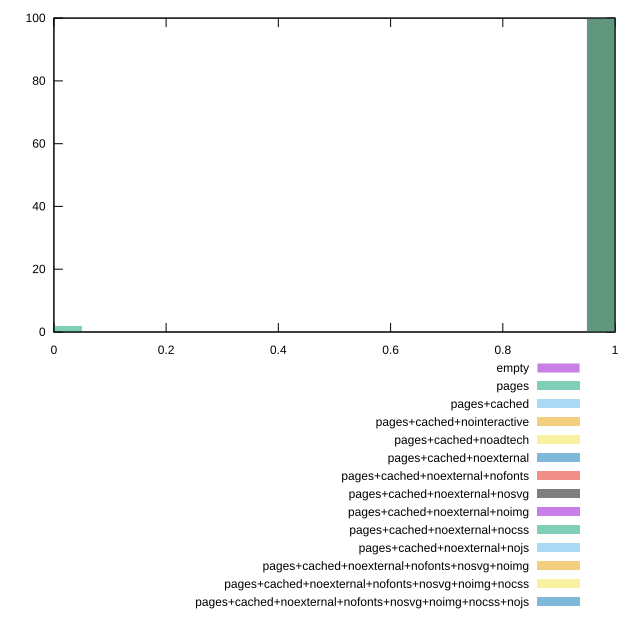

This figure's gnuplot source:
reset
set terminal svg size 640, 620
set output "reprap/server-response-time/comparison/histogram/all_score.svg"

$empty <<EOF
0.9627231260499607 100
EOF

$pages <<EOF
0 2
0.9627231260499607 98
EOF

$pagesCached <<EOF
0.9627231260499607 100
EOF

$pagesCachedNointeractive <<EOF
0.9627231260499607 100
EOF

$pagesCachedNoadtech <<EOF
0.9627231260499607 100
EOF

$pagesCachedNoexternal <<EOF
0.9627231260499607 100
EOF

$pagesCachedNoexternalNofonts <<EOF
0.9627231260499607 100
EOF

$pagesCachedNoexternalNosvg <<EOF
0.9627231260499607 100
EOF

$pagesCachedNoexternalNoimg <<EOF
0.9627231260499607 100
EOF

$pagesCachedNoexternalNocss <<EOF
0.9627231260499607 100
EOF

$pagesCachedNoexternalNojs <<EOF
0.9627231260499607 100
EOF

$pagesCachedNoexternalNofontsNosvgNoimg <<EOF
0.9627231260499607 100
EOF

$pagesCachedNoexternalNofontsNosvgNoimgNocss <<EOF
0.9627231260499607 100
EOF

$pagesCachedNoexternalNofontsNosvgNoimgNocssNojs <<EOF
0.9627231260499607 100
EOF

set key outside below
set boxwidth 0.08022692717083006
set yrange [0:100]
set style fill transparent solid 0.5 noborder

plot \
  $empty title "empty" with boxes, \
  $pages title "pages" with boxes, \
  $pagesCached title "pages+cached" with boxes, \
  $pagesCachedNointeractive title "pages+cached+nointeractive" with boxes, \
  $pagesCachedNoadtech title "pages+cached+noadtech" with boxes, \
  $pagesCachedNoexternal title "pages+cached+noexternal" with boxes, \
  $pagesCachedNoexternalNofonts title "pages+cached+noexternal+nofonts" with boxes, \
  $pagesCachedNoexternalNosvg title "pages+cached+noexternal+nosvg" with boxes, \
  $pagesCachedNoexternalNoimg title "pages+cached+noexternal+noimg" with boxes, \
  $pagesCachedNoexternalNocss title "pages+cached+noexternal+nocss" with boxes, \
  $pagesCachedNoexternalNojs title "pages+cached+noexternal+nojs" with boxes, \
  $pagesCachedNoexternalNofontsNosvgNoimg title "pages+cached+noexternal+nofonts+nosvg+noimg" with boxes, \
  $pagesCachedNoexternalNofontsNosvgNoimgNocss title "pages+cached+noexternal+nofonts+nosvg+noimg+nocss" with boxes, \
  $pagesCachedNoexternalNofontsNosvgNoimgNocssNojs title "pages+cached+noexternal+nofonts+nosvg+noimg+nocss+nojs" with boxes, \


reset
